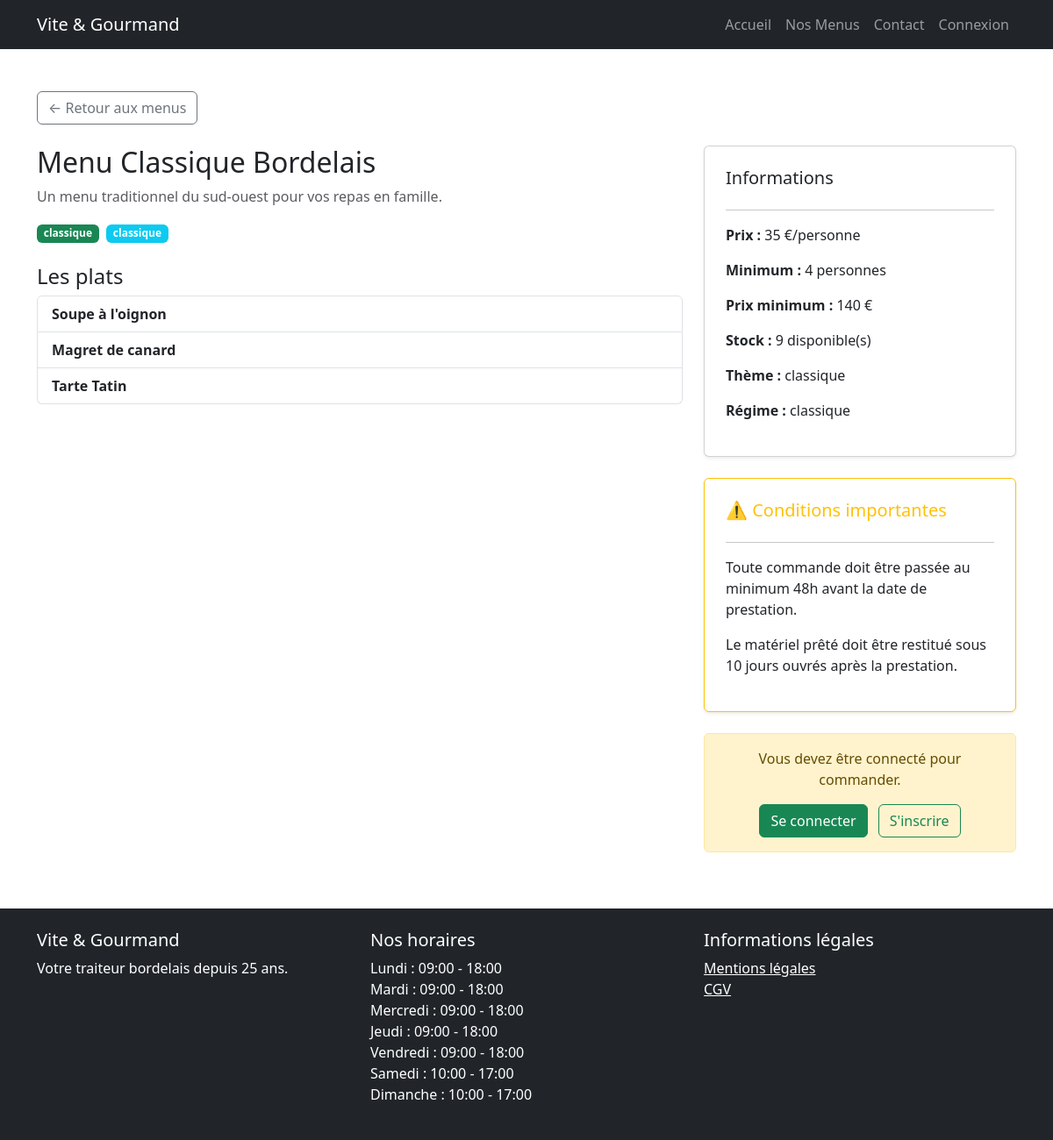
Page /pages/menu-detail.php?id=5 on the committed database.
### tables this page shows
CREATE TABLE `menu` (
  `menu_id` int(11) NOT NULL,
  `titre` varchar(50) NOT NULL,
  `nombre_personne_minimum` int(11) NOT NULL,
  `prix_par_personne` double NOT NULL,
  `description` varchar(255) DEFAULT NULL,
  `quantite_restante` int(11) NOT NULL,
  `regime_id` int(11) NOT NULL,
  `theme_id` int(11) NOT NULL
);

CREATE TABLE `theme` (
  `theme_id` int(11) NOT NULL,
  `libelle` varchar(50) NOT NULL
);

CREATE TABLE `regime` (
  `regime_id` int(11) NOT NULL,
  `libelle` varchar(50) NOT NULL
);

CREATE TABLE `plat` (
  `plat_id` int(11) NOT NULL,
  `titre_plat` varchar(50) NOT NULL,
  `photo` blob DEFAULT NULL
);

CREATE TABLE `horaire` (
  `horaire_id` int(11) NOT NULL,
  `jour` varchar(50) NOT NULL,
  `heure_ouverture` varchar(50) DEFAULT NULL,
  `heure_fermeture` varchar(50) DEFAULT NULL
);

### pages/menu-detail.php (the view, shortened to what this page needs)
<?php
require_once '../config/db.php';
require_once '../includes/header.php';
require_once '../includes/nav.php';
$id = $_GET['id'];
$stmt = $pdo->prepare("
    SELECT m.*, r.libelle as regime_libelle, t.libelle as theme_libelle
    FROM menu m
    JOIN regime r ON m.regime_id = r.regime_id
    JOIN theme t ON m.theme_id = t.theme_id
    WHERE m.menu_id = ?
");
$stmt->execute([$id]);
$menu = $stmt->fetch();
$stmt = $pdo->prepare("
    SELECT p.*, GROUP_CONCAT(a.libelle SEPARATOR ', ') as allergenes
    FROM plat p
    JOIN menu_plat mp ON p.plat_id = mp.plat_id
    LEFT JOIN plat_allergene pa ON p.plat_id = pa.plat_id
    LEFT JOIN allergene a ON pa.allergene_id = a.allergene_id
    WHERE mp.menu_id = ?
    GROUP BY p.plat_id
");
$stmt->execute([$id]);
$plats = $stmt->fetchAll();
?>
<main class="container mt-5">
    <a href="/vite-gourmand/pages/menus.php" class="btn btn-outline-secondary mb-4">← Retour aux menus</a>
    <div class="row">
        <div class="col-md-8">
            <h2><?= htmlspecialchars($menu['titre']) ?></h2>
            <p class="text-muted"><?= htmlspecialchars($menu['description']) ?></p>
            <div class="row mb-3">
                <div class="col-md-4">
                    <span class="badge bg-success"><?= htmlspecialchars($menu['theme_libelle']) ?></span>
                    <span class="badge bg-info ms-1"><?= htmlspecialchars($menu['regime_libelle']) ?></span>
                </div>
            </div>
            <h4 class="mt-4">Les plats</h4>
            <?php if(empty($plats)): ?>
                <p class="text-muted">Aucun plat renseigné pour ce menu.</p>
            <?php else: ?>
                <ul class="list-group mb-4">
                    <?php foreach($plats as $p): ?>
                        <li class="list-group-item">
                            <strong><?= htmlspecialchars($p['titre_plat']) ?></strong>
                        </li>
                    <?php endforeach; ?>
                </ul>
            <?php endif; ?>
        </div>
        <div class="col-md-4">
            <div class="card shadow-sm p-4 mb-4">
                <h5>Informations</h5>
                <hr>
                <p><strong>Prix :</strong> <?= $menu['prix_par_personne'] ?> €/personne</p>
                <p><strong>Minimum :</strong> <?= $menu['nombre_personne_minimum'] ?> personnes</p>
                <p><strong>Prix minimum :</strong> <?= $menu['prix_par_personne'] * $menu['nombre_personne_minimum'] ?> €</p>
                <p><strong>Stock :</strong> <?= $menu['quantite_restante'] ?> disponible(s)</p>
                <p><strong>Thème :</strong> <?= htmlspecialchars($menu['theme_libelle']) ?></p>
                <p><strong>Régime :</strong> <?= htmlspecialchars($menu['regime_libelle']) ?></p>
            </div>
            <div class="card border-warning shadow-sm p-4 mb-4">
                <h5 class="text-warning">⚠️ Conditions importantes</h5>
                <hr>
                <p>Toute commande doit être passée au minimum 48h avant la date de prestation.</p>
                <p>Le matériel prêté doit être restitué sous 10 jours ouvrés après la prestation.</p>
            </div>
            <?php if(isset($_SESSION['user'])): ?>
                <a href="/vite-gourmand/pages/commande.php?menu_id=<?= $menu['menu_id'] ?>" class="btn btn-success w-100 btn-lg">Commander ce menu</a>
            <?php else: ?>
                <div class="alert alert-warning text-center">
                    <p>Vous devez être connecté pour commander.</p>
                    <a href="/vite-gourmand/pages/login.php" class="btn btn-success me-2">Se connecter</a>
                    <a href="/vite-gourmand/pages/register.php" class="btn btn-outline-success">S'inscrire</a>
                </div>
            <?php endif; ?>
        </div>
    </div>
</main>
<?php require_once '../includes/footer.php'; ?>

### includes/footer.php (shortened to what this page needs)
<?php
require_once __DIR__ . '/../config/db.php';
$stmt = $pdo->query("SELECT * FROM horaire ORDER BY horaire_id ASC");
$horaires = $stmt->fetchAll();
?>
<footer class="bg-dark text-white mt-5 py-4">
    <div class="container">
        <div class="row">
            <div class="col-md-4">
                <h5>Vite & Gourmand</h5>
                <p>Votre traiteur bordelais depuis 25 ans.</p>
            </div>
            <div class="col-md-4">
                <h5>Nos horaires</h5>
                <ul class="list-unstyled">
                    <?php foreach($horaires as $h): ?>
                        <li><?= $h['jour'] ?> : <?= $h['heure_ouverture'] ?> - <?= $h['heure_fermeture'] ?></li>
                    <?php endforeach; ?>
                </ul>
            </div>
            <div class="col-md-4">
                <h5>Informations légales</h5>
                <ul class="list-unstyled">
                    <li><a href="/vite-gourmand/pages/mentions-legales.php" class="text-white">Mentions légales</a></li>
                    <li><a href="/vite-gourmand/pages/cgv.php" class="text-white">CGV</a></li>
                </ul>
            </div>
        </div>
    </div>
</footer>
</body>
</html>

### rows in the picture
menu: titre "Menu Classique Bordelais", description "Un menu traditionnel du sud-ouest pour vos repas en famille.", theme.libelle "classique", regime.libelle "classique", prix_par_personne "35", nombre_personne_minimum "4", $menu['prix_par_personne'] * $menu['nombre_personne_minimum'] "140", quantite_restante "9"
plat: titre_plat "Soupe à l'oignon"
plat: titre_plat "Magret de canard"
plat: titre_plat "Tarte Tatin"
horaire: jour "Lundi", heure_ouverture "09:00", heure_fermeture "18:00"
horaire: jour "Mardi", heure_ouverture "09:00", heure_fermeture "18:00"
horaire: jour "Mercredi", heure_ouverture "09:00", heure_fermeture "18:00"
horaire: jour "Jeudi", heure_ouverture "09:00", heure_fermeture "18:00"
horaire: jour "Vendredi", heure_ouverture "09:00", heure_fermeture "18:00"
horaire: jour "Samedi", heure_ouverture "10:00", heure_fermeture "17:00"
horaire: jour "Dimanche", heure_ouverture "10:00", heure_fermeture "17:00"
